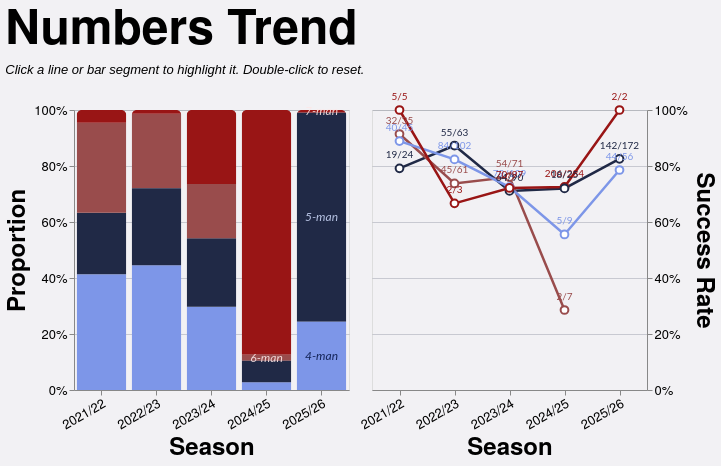

The specification (Vega-Lite) saved for this image:
### Vega-Lite specification from a JSON file in a GitHub repository (floating-point values rounded to 4 significant figures; data arrays with more than 128 entries replaced by an {"elided": "..."} marker saying what was removed)
{"config": {"axis": {"labelFont": "PT Sans Narrow, Helvetica Neue, Helvetica, Arial, sans-serif", "titleFont": "PT Sans Narrow, Helvetica Neue, Helvetica, Arial, sans-serif", "labelFontSize": 13, "titleFontSize": 24, "gridColor": "#202947", "gridOpacity": 0.2, "zindex": 1}, "text": {"font": "Lato, sans-serif"}, "bar": {"cornerRadiusEnd": 5}, "header": {"labelFont": "PT Sans Narrow, Helvetica Neue, Helvetica, Arial, sans-serif", "titleFont": "PT Sans Narrow, Helvetica Neue, Helvetica, Arial, sans-serif", "labelFontSize": 24, "titleFontSize": 28, "labelFontWeight": "bold", "orient": "left"}, "legend": {"labelFont": "PT Sans Narrow, Helvetica Neue, Helvetica, Arial, sans-serif", "titleFont": "PT Sans Narrow, Helvetica Neue, Helvetica, Arial, sans-serif", "labelFontSize": 14, "titleFontSize": 16, "titlePadding": 5, "fillColor": "white", "strokeColor": "black", "padding": 10, "titleFontWeight": "lighter", "titleFontStyle": "italic", "titleColor": "gray", "offset": 10}, "title": {"font": "PT Sans Narrow, Helvetica Neue, Helvetica, Arial, sans-serif", "fontSize": 48, "fontWeight": "bold", "anchor": "start", "align": "center", "titlePadding": 20, "subtitlePadding": 10, "subtitleFontSize": 13, "subtitleColor": "", "subtitleFontStyle": "italic", "offset": 15, "color": "black"}, "axisX": {"labelAngle": 0}, "facet": {"title": null, "header": null, "align": {"row": "each", "column": "each"}}, "resolve": {"scale": {"y": "independent", "facet": "independent"}}, "background": "#f2f1f4", "scale": {"offsetBandPaddingOuter": 0.2, "offsetBandPaddingInner": 0.1}}, "hconcat": [{"layer": [{"mark": {"type": "bar", "opacity": 0.85}, "encoding": {"color": {"field": "numbers", "legend": null, "scale": {"domain": ["4", "5", "6", "7"], "range": ["#7d96e8", "#202946", "#994C4C", "#991515"]}, "sort": ["4", "5", "6", "7"], "type": "nominal"}, "opacity": {"condition": {"param": "param_10", "value": 1.0, "empty": true}, "value": 0.2}, "order": {"field": "stack_order", "sort": "ascending", "type": "quantitative"}, "stroke": {"value": "transparent"}, "tooltip": [{"field": "season", "title": "Season", "type": "nominal"}, {"field": "numbers_display", "title": "Numbers", "type": "nominal"}, {"field": "attempts", "format": ",.0f", "title": "Attempts", "type": "quantitative"}, {"field": "won", "format": ",.0f", "title": "Won", "type": "quantitative"}, {"field": "success_rate", "format": ".1%", "title": "Success Rate", "type": "quantitative"}], "x": {"axis": {"labelAngle": -30}, "field": "season", "sort": ["2021/22", "2022/23", "2023/24", "2024/25", "2025/26"], "title": "Season", "type": "nominal"}, "y": {"axis": {"format": "%", "orient": "left"}, "field": "attempts", "stack": "normalize", "title": "Proportion", "type": "quantitative"}}, "name": "view_5", "transform": [{"filter": "(loSquad == 'All' || datum.squad == loSquad) && (loGameType == 'All' || (loGameType == 'League + Cup' && (datum.game_type == 'League' || datum.game_type == 'Cup')) || (loGameType == 'League only' && datum.game_type == 'League') || datum.game_type == loGameType) && (loThrower == 'All' || datum.thrower == loThrower) && (loJumper == 'All' || datum.jumper == loJumper) && (loArea == 'All' || datum.area == loArea)"}, {"aggregate": [{"op": "count", "as": "attempts"}, {"op": "sum", "field": "won", "as": "won"}], "groupby": ["season", "numbers"]}, {"calculate": "datum.won / datum.attempts", "as": "success_rate"}, {"calculate": "datum.won + '/' + datum.attempts", "as": "won_attempts_label"}, {"calculate": "datum.numbers + '-man'", "as": "numbers_display"}, {"calculate": "datum.numbers == '4' ? 0 : datum.numbers == '5' ? 1 : datum.numbers == '6' ? 2 : datum.numbers == '7' ? 3 : 999", "as": "stack_order"}]}, {"mark": {"type": "text", "align": "center", "baseline": "middle", "fontSize": 12, "fontStyle": "italic"}, "encoding": {"color": {"field": "text_label_color", "legend": null, "scale": null, "type": "nominal"}, "opacity": {"condition": {"param": "param_10", "value": 0.9, "empty": true}, "value": 0.3}, "text": {"field": "numbers_display", "type": "nominal"}, "x": {"axis": {"labelAngle": -30}, "field": "season", "sort": ["2021/22", "2022/23", "2023/24", "2024/25", "2025/26"], "title": "Season", "type": "nominal"}, "y": {"field": "mid_y", "scale": {"domain": [0, 1]}, "type": "quantitative"}}, "transform": [{"filter": "(loSquad == 'All' || datum.squad == loSquad) && (loGameType == 'All' || (loGameType == 'League + Cup' && (datum.game_type == 'League' || datum.game_type == 'Cup')) || (loGameType == 'League only' && datum.game_type == 'League') || datum.game_type == loGameType) && (loThrower == 'All' || datum.thrower == loThrower) && (loJumper == 'All' || datum.jumper == loJumper) && (loArea == 'All' || datum.area == loArea)"}, {"aggregate": [{"op": "count", "as": "attempts"}, {"op": "sum", "field": "won", "as": "won"}], "groupby": ["season", "numbers"]}, {"calculate": "datum.won / datum.attempts", "as": "success_rate"}, {"calculate": "datum.won + '/' + datum.attempts", "as": "won_attempts_label"}, {"calculate": "datum.numbers + '-man'", "as": "numbers_display"}, {"calculate": "datum.numbers == '4' ? 0 : datum.numbers == '5' ? 1 : datum.numbers == '6' ? 2 : datum.numbers == '7' ? 3 : 999", "as": "stack_order"}, {"joinaggregate": [{"op": "sum", "field": "attempts", "as": "season_total"}], "groupby": ["season"]}, {"calculate": "datum.attempts / datum.season_total", "as": "proportion"}, {"window": [{"op": "sum", "field": "proportion", "as": "cum_prop"}], "frame": [null, 0], "groupby": ["season"], "sort": [{"field": "stack_order", "order": "ascending"}]}, {"calculate": "datum.cum_prop - datum.proportion / 2", "as": "mid_y"}, {"calculate": "datum.numbers == '4' ? '#0a1a4a' : datum.numbers == '5' ? '#c8d4f5' : datum.numbers == '6' ? '#fce8e8' : datum.numbers == '7' ? '#fce8e8' : 'black'", "as": "text_label_color"}, {"calculate": "toNumber(split(datum.season, '/')[0])", "as": "season_order_num"}, {"window": [{"op": "row_number", "field": "", "as": "season_rank"}], "groupby": ["numbers"], "sort": [{"field": "season_order_num", "order": "descending"}]}, {"filter": "datum.season_rank == 1"}]}], "height": 280, "width": {"step": 55}}, {"layer": [{"mark": {"type": "line", "point": {"fill": "white", "filled": false, "size": 60}, "strokeWidth": 2.5}, "encoding": {"color": {"field": "numbers", "legend": null, "scale": {"domain": ["4", "5", "6", "7"], "range": ["#7d96e8", "#202946", "#994C4C", "#991515"]}, "sort": ["4", "5", "6", "7"], "type": "nominal"}, "detail": {"field": "numbers", "type": "nominal"}, "opacity": {"condition": {"param": "param_10", "value": 1.0, "empty": true}, "value": 0.2}, "tooltip": [{"field": "season", "title": "Season", "type": "nominal"}, {"field": "numbers_display", "title": "Numbers", "type": "nominal"}, {"field": "attempts", "format": ",.0f", "title": "Attempts", "type": "quantitative"}, {"field": "won", "format": ",.0f", "title": "Won", "type": "quantitative"}, {"field": "success_rate", "format": ".1%", "title": "Success Rate", "type": "quantitative"}], "x": {"axis": {"labelAngle": -30}, "field": "season", "sort": ["2021/22", "2022/23", "2023/24", "2024/25", "2025/26"], "title": "Season", "type": "nominal"}, "y": {"axis": {"format": "%", "orient": "right"}, "field": "success_rate", "scale": {"domainMax": 1, "nice": true}, "title": "Success Rate", "type": "quantitative"}}, "name": "view_6", "transform": [{"filter": "(loSquad == 'All' || datum.squad == loSquad) && (loGameType == 'All' || (loGameType == 'League + Cup' && (datum.game_type == 'League' || datum.game_type == 'Cup')) || (loGameType == 'League only' && datum.game_type == 'League') || datum.game_type == loGameType) && (loThrower == 'All' || datum.thrower == loThrower) && (loJumper == 'All' || datum.jumper == loJumper) && (loArea == 'All' || datum.area == loArea)"}, {"aggregate": [{"op": "count", "as": "attempts"}, {"op": "sum", "field": "won", "as": "won"}], "groupby": ["season", "numbers"]}, {"calculate": "datum.won / datum.attempts", "as": "success_rate"}, {"calculate": "datum.won + '/' + datum.attempts", "as": "won_attempts_label"}, {"calculate": "datum.numbers + '-man'", "as": "numbers_display"}]}, {"mark": {"type": "text", "align": "center", "baseline": "bottom", "dy": -8, "fontSize": 10}, "encoding": {"color": {"field": "numbers", "legend": null, "scale": {"domain": ["4", "5", "6", "7"], "range": ["#7d96e8", "#202946", "#994C4C", "#991515"]}, "sort": ["4", "5", "6", "7"], "type": "nominal"}, "detail": {"field": "numbers", "type": "nominal"}, "opacity": {"condition": {"param": "param_10", "value": 1.0, "empty": true}, "value": 0.2}, "text": {"field": "won_attempts_label", "type": "nominal"}, "x": {"axis": {"labelAngle": -30}, "field": "season", "sort": ["2021/22", "2022/23", "2023/24", "2024/25", "2025/26"], "title": "Season", "type": "nominal"}, "y": {"axis": {"format": "%", "orient": "right"}, "field": "success_rate", "scale": {"domainMax": 1, "nice": true}, "title": "Success Rate", "type": "quantitative"}}, "transform": [{"filter": "(loSquad == 'All' || datum.squad == loSquad) && (loGameType == 'All' || (loGameType == 'League + Cup' && (datum.game_type == 'League' || datum.game_type == 'Cup')) || (loGameType == 'League only' && datum.game_type == 'League') || datum.game_type == loGameType) && (loThrower == 'All' || datum.thrower == loThrower) && (loJumper == 'All' || datum.jumper == loJumper) && (loArea == 'All' || datum.area == loArea)"}, {"aggregate": [{"op": "count", "as": "attempts"}, {"op": "sum", "field": "won", "as": "won"}], "groupby": ["season", "numbers"]}, {"calculate": "datum.won / datum.attempts", "as": "success_rate"}, {"calculate": "datum.won + '/' + datum.attempts", "as": "won_attempts_label"}, {"calculate": "datum.numbers + '-man'", "as": "numbers_display"}]}], "height": 280, "width": {"step": 55}}], "data": {"name": "data-f7c6b6f226cdd54b9e78e763f6bca2e7"}, "params": [{"name": "loSquad", "value": "All"}, {"name": "loSeason", "value": "All"}, {"name": "loGameType", "value": "All"}, {"name": "loThrower", "value": "All"}, {"name": "loJumper", "value": "All"}, {"name": "loArea", "value": "All"}, {"name": "loNumbers", "value": "All"}, {"name": "param_10", "select": {"type": "point", "clear": "dblclick", "fields": ["numbers"], "on": "click"}, "views": ["view_5", "view_6"]}], "resolve": {"scale": {"color": "shared"}}, "spacing": 8, "title": {"text": "Numbers Trend", "subtitle": "Click a line or bar segment to highlight it. Double-click to reset."}, "$schema": "https://vega.github.io/schema/vega-lite/v5.20.1.json", "datasets": {"data-f7c6b6f226cdd54b9e78e763f6bca2e7": {"elided": "1260 records"}}}
